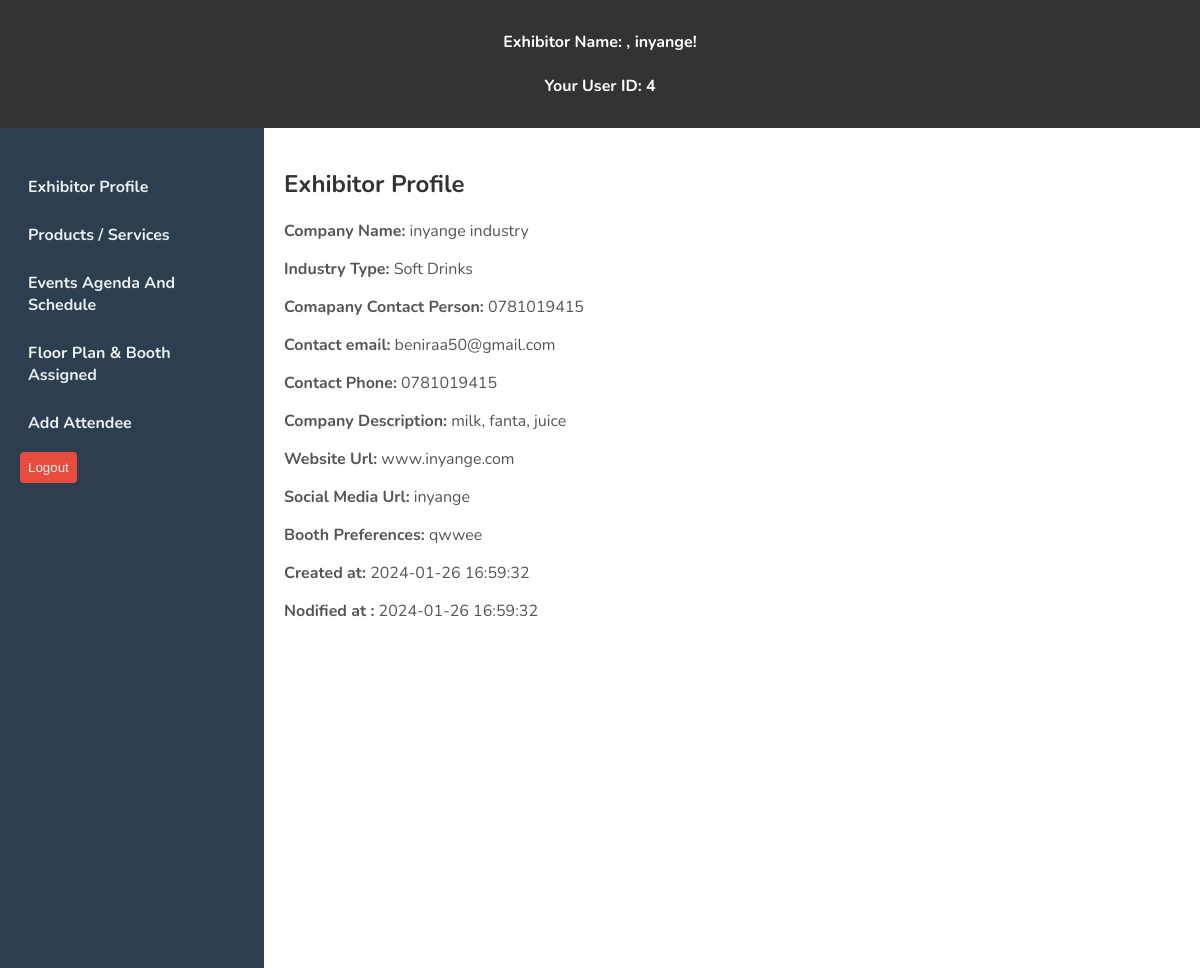
/exhibitor_profile.php (signed in), run on the app's committed database.
### tables this page shows
CREATE TABLE `exhibitorprofiles` (
  `profile_id` int(11) NOT NULL,
  `user_id` int(11) DEFAULT NULL,
  `company_name` varchar(255) DEFAULT NULL,
  `industry_type` varchar(100) DEFAULT NULL,
  `contact_person_name` varchar(255) DEFAULT NULL,
  `contact_email` varchar(255) DEFAULT NULL,
  `contact_phone` varchar(20) DEFAULT NULL,
  `profile_description` text DEFAULT NULL,
  `website_url` varchar(255) DEFAULT NULL,
  `social_media_links` text DEFAULT NULL,
  `logo_url` varchar(255) DEFAULT NULL,
  `booth_preferences` varchar(255) DEFAULT NULL,
  `additional_info` text DEFAULT NULL,
  `created_at` timestamp NOT NULL DEFAULT current_timestamp(),
  `updated_at` timestamp NOT NULL DEFAULT current_timestamp() ON UPDATE current_timestamp()
);

### exhibitor_profile.php (the view, shortened to what this page needs)
<?php
include_once 'db_connection.php';
$user_id = $_SESSION['exhibitor_id'];
$sql = "SELECT * FROM ExhibitorProfiles WHERE user_id = $user_id";
$result = $conn->query($sql);
if ($result && $result->num_rows > 0) {
    $profileData = $result->fetch_assoc();
} else {
    $profileData = null;
}
?>
<!DOCTYPE html>
<html lang="en">
<head>
</head>
<body>
    <header>
        <?php
        echo "<h4>Exhibitor Name: , " . $_SESSION['username'] . "!</h4>";
        echo "<h4>Your User ID: " . $_SESSION['exhibitor_id'] . "</h4>";
        ?>
    </header>
    <div class="container">
    <?php include 'sidebar.php'; ?>
        <div class="content">
            <h2>Exhibitor Profile</h2>
            <?php if ($profileData) : ?>
                <p><strong>Company Name:</strong> <?php echo $profileData['company_name']; ?></p>
                <p><strong>Industry Type:</strong> <?php echo $profileData['industry_type']; ?></p>
                <p><strong>Comapany Contact Person:</strong> <?php echo $profileData['contact_person_name']; ?></p>
                <p><strong>Contact email:</strong> <?php echo $profileData['contact_email']; ?></p>
                <p><strong>Contact Phone:</strong> <?php echo $profileData['contact_phone']; ?></p>
                <p><strong>Company Description:</strong> <?php echo $profileData['profile_description']; ?></p>
                <p><strong>Website Url:</strong> <?php echo $profileData['website_url']; ?></p>
                <p><strong>Social Media Url:</strong> <?php echo $profileData['social_media_links']; ?></p>
                <p><strong>Booth Preferences:</strong> <?php echo $profileData['booth_preferences']; ?></p>
                <p><strong>Created at:</strong> <?php echo $profileData['created_at']; ?></p>
                <p><strong>Nodified at  :</strong> <?php echo $profileData['updated_at']; ?></p>
            <?php else : ?>
                <p>No exhibitor profile data found.</p>
            <?php endif; ?>
        </div>
    </div>
</body>
</html>

### sidebar.php (shortened to what this page needs)
<div class="sidebar">
    <ul class="sidebar-links">
        <li><a href="exhibitor_profile.php">Exhibitor Profile</a></li>
        <li><a href="exhibitor_products.php">Products / Services</a></li>
        <li><a href="">Events Agenda And Schedule</a></li>
        <li><a href="">Floor Plan & Booth Assigned</a></li>
        <li><a href="">Add Attendee</a></li>
        <li class="logout-link">
            <form method="post" action="logout.php">
                <input type="submit" name="logout" value="Logout">
            </form>
        </li>
    </ul>
</div>

### exhibitor_profile.php (style rules this page uses)
body { font-family: 'Nunito', sans-serif; margin: 0; padding: 0; }
header { background-color: #333; color: #fff; text-align: center; padding: 10px; }
.container { display: flex; }
.sidebar { width: 20%; background-color: #f4f4f4; padding: 20px; height: 100vh; }
.content { width: 80%; padding: 20px; }
h2 { color: #333; }
p { color: #555; }
.sidebar-links { list-style: none; padding: 0; }
.sidebar-links li { margin-bottom: 10px; }
.sidebar-links a { text-decoration: none; color: #333; font-weight: bold; cursor: pointer; display: block; }

### sidebar.php (style rules this page uses)
.sidebar { width: 20%; background-color: #2c3e50; padding: 20px; height: 100vh; color: #ecf0f1; }
.sidebar-links { list-style: none; padding: 0; margin-top: 20px; }
.sidebar-links li { margin-bottom: 10px; }
.sidebar-links a { text-decoration: none; color: #ecf0f1; font-weight: bold; cursor: pointer; display: block; padding: 8px; border-radius: 4px; transition: background-color 0.3s; }
.logout-link input { background-color: #e74c3c; color: #ecf0f1; border: none; padding: 8px; border-radius: 4px; cursor: pointer; transition: background-color 0.3s; }

### data on the page
exhibitorprofiles: company_name "inyange industry", industry_type "Soft Drinks", contact_person_name "0781019415", contact_email "beniraa50@gmail.com", contact_phone "0781019415", profile_description "milk, fanta, juice", website_url "www.inyange.com", social_media_links "inyange", booth_preferences "qwwee", created_at "2024-01-26 16:59:32", updated_at "2024-01-26 16:59:32"

### other printed values
$_SESSION['username'] "inyange"
$_SESSION['exhibitor_id'] "4"
